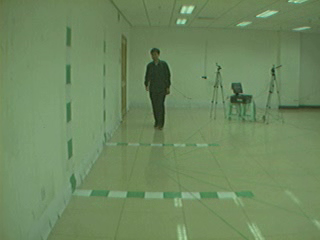
#> input picture frame 9 of qt_files/001-bg-01-000.avi, 320 x 240 px, given in place of 2_720_correction.mp4, which was not available
$ jupyter execute --allow-errors video_to_image.ipynb   (text cells are left out)
#> lines starting #> are read from the running program, lines starting #| are printed output that depends on the picture; pictures that were not available may be replaced by others from this repository, and a replacement may not be noted
[cell 1]
import cv2
import os

def video2images(video_path, dest_folder, name_format="{}{}.png", prefix="",n_frames=-1):
    # Read the video from specified path
#> called with dest_folder = 'data', name_format = '{}-{}.png', prefix = '002', n_frames = 300
    cam = cv2.VideoCapture(video_path)
    # Get the total number of frames in the video
    length = int(cam.get(cv2.CAP_PROP_FRAME_COUNT))

    #Adjust the iterations to the desired n_frames
    if n_frames > 0:
        length = n_frames

    #Create destiny folder
    try:
        # creating a folder named data
        if not os.path.exists(dest_folder):
            os.makedirs(dest_folder)

    # if not created then raise error
    except OSError:
        print ('Error: Creating directory of data')

    # Iterate every frame to and save them as images
    currentframe = 0
    while(currentframe < length):

        # reading from frame
        ret,frame = cam.read()
#> frame is the input picture: shape (240, 320, 3); mean B, G, R 95.5, 136.6, 110.5

        if (ret):

            # if video is still left continue creating images

            # Get the generated path
            img_name = name_format.format(prefix, str(currentframe).zfill(3))
            img_path = os.path.join(dest_folder, img_name)

            # Convert frame to Grayscale
            frame = cv2.cvtColor(frame, cv2.COLOR_BGR2GRAY)
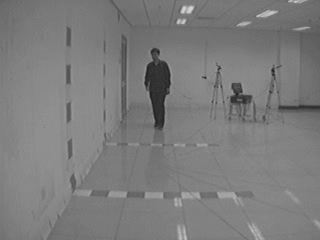
#> frame: shape (240, 320); min 30, max 215, mean 124.1

            # Save the extracted images
            cv2.imwrite(img_path, frame)

            sys.stdout.write('\r'+  "Creating frame: {}/{}".format(currentframe+1,length))
            sys.stdout.flush()

            # increasing counter so that it will
            # show how many frames are created
            currentframe += 1
        else:
            break

    # Release all space and windows once done
    cam.release()
    cv2.destroyAllWindows()

[cell 2]
name_format="{}-{}.png"
prefix = "002"
dest_folder = "data"
input_video = "/home/josmar/proyectos/Background_Matting/walking_clips/krita_files/2_720_correction.mp4"
n_frames = 300
#> (the rest of this cell did not finish here and is left out)

[cell 3]
# Get the list of videos contained in one folder
import glob
tree_folder = "/home/josmar/proyectos/Background_Matting/walking_clips/krita_files/*.mp4"
vid_list = glob.glob(tree_folder, recursive=True)
vid_list.sort()
len(vid_list)

[cell 4]
#List all used subjects (this is useful in my case to select the videos that will be extracted)
useful_sub = os.listdir("/home/josmar/proyectos/Background_Matting/walking_clips/krita_files")
useful_sub = [sub.split("_")[0] for sub in useful_sub]
useful_sub.sort()
print(useful_sub)

[cell 5]
# Create new vid_list
import re

new_vid_list = [vid for vid in vid_list if re.search(pattern, vid).group(1) in useful_sub]
new_vid_list

[cell 6]
pattern = "files/(.*?)_720"
name_format="{}-{}.png"
dest_folder = "/home/josmar/proyectos/codes/datasets/ucb_gait_frames/mattes"
for vid in vid_list:
    subject = re.search(pattern, vid).group(1)
    if subject in useful_sub:
        prefix = subject.zfill(3)
        input_video = vid
        n_frames = 300
        print('\n',prefix)
        video2images(input_video, dest_folder, name_format, prefix, n_frames)

[cell 7]
import numpy as np
img_path = "/home/josmar/proyectos/codes/01_annotation_tools/data/002-000.png"
img = cv2.imread(img_path)
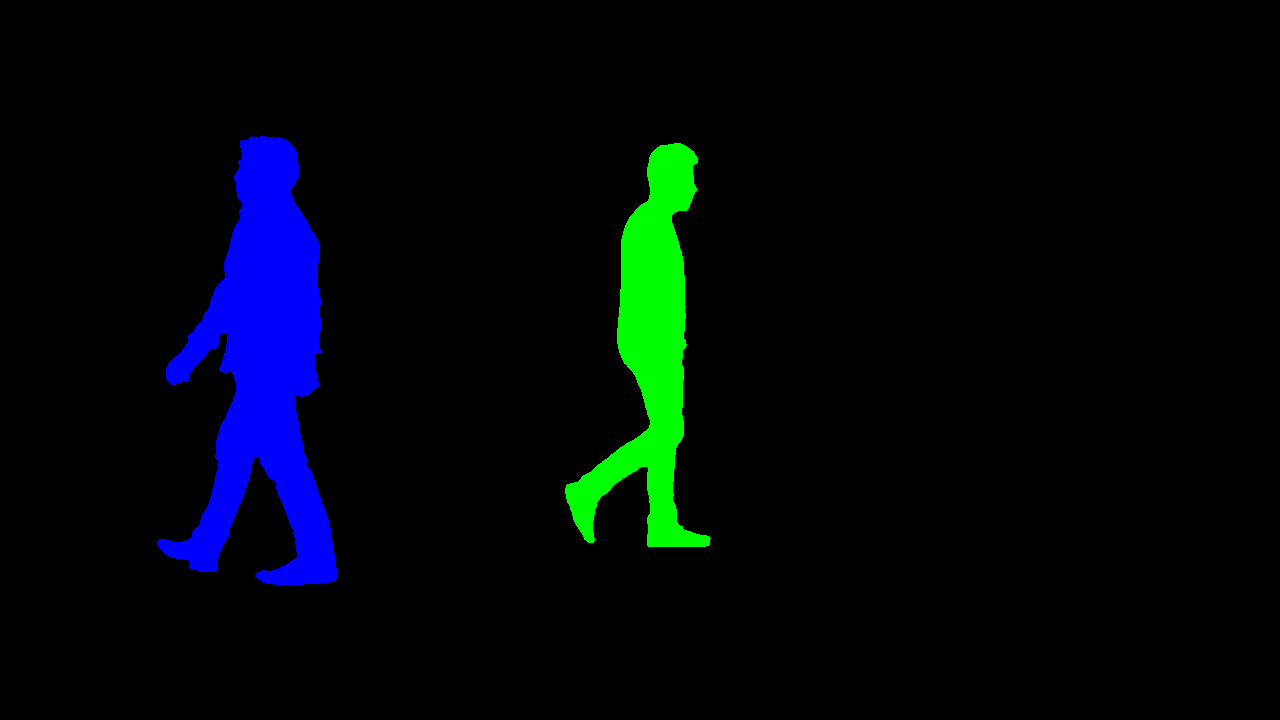
#> input picture 01_annotation_tools/mix_silhouettes.png, 1280 x 720 px, given in place of 002-000.png, which was not available
#> img is the input picture: shape (720, 1280, 3); mean B, G, R 10.5, 6.1, 0
np.unique(img.reshape(-1, img.shape[2]), axis=0)
#> Out = [[0, 0, 0], [0, 255, 0], [255, 0, 0]]

$ run again, starting later in the video
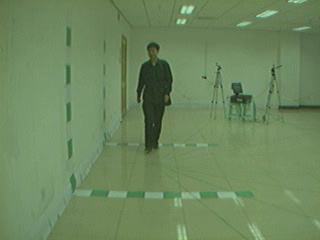
#> input picture frame 44 of qt_files/001-bg-01-000.avi, 320 x 240 px, given in place of 2_720_correction.mp4, which was not available
#> in video2images, frame is the input picture: shape (240, 320, 3); mean B, G, R 94.2, 135.1, 109.1
#> in video2images, `frame = cv2.cvtColor(frame, cv2.COLOR_BGR2GRAY)`:
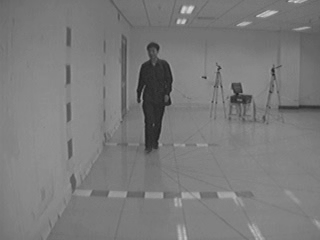
#> frame: shape (240, 320); min 28, max 216, mean 122.6
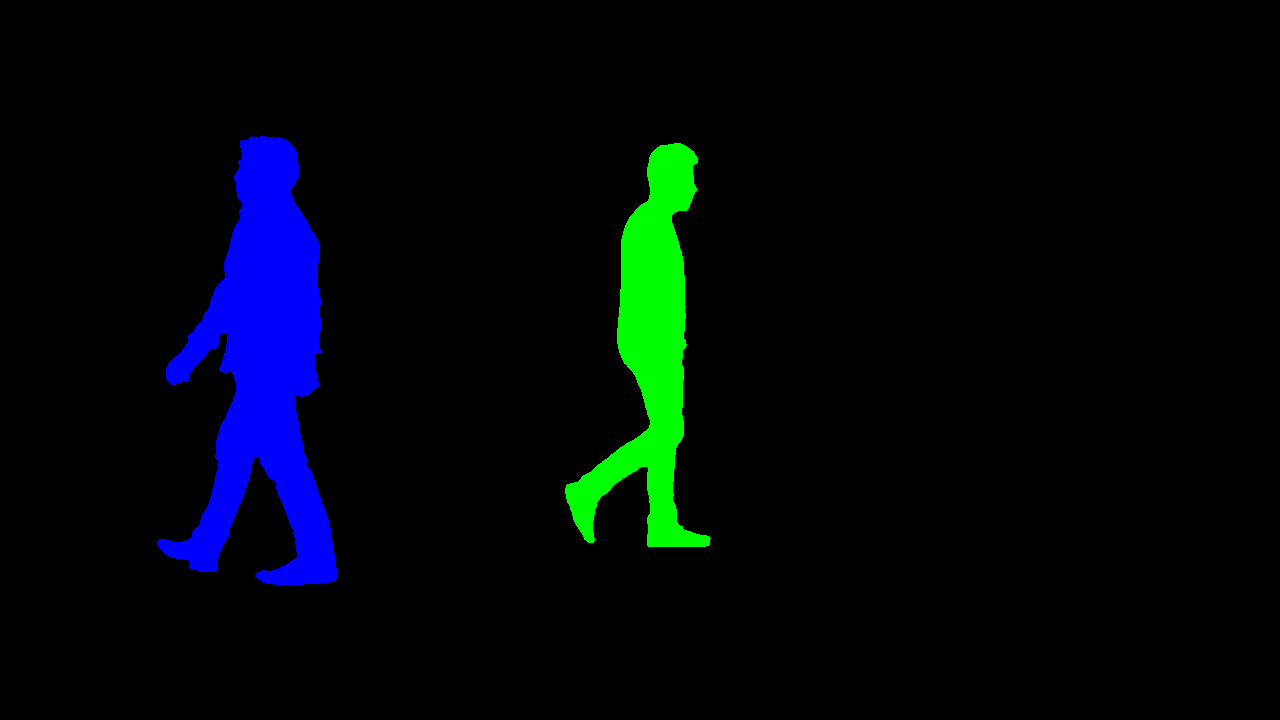
#> input picture 01_annotation_tools/mix_silhouettes.png, 1280 x 720 px, given in place of 002-000.png, which was not available
#> img is the input picture: shape (720, 1280, 3); mean B, G, R 10.5, 6.1, 0
#> Out = [[0, 0, 0], [0, 255, 0], [255, 0, 0]]

$ run again, starting later in the video
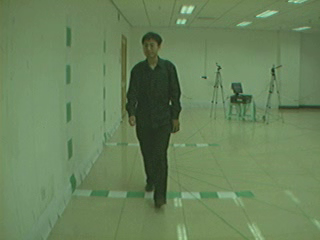
#> input picture frame 79 of qt_files/001-bg-01-000.avi, 320 x 240 px, given in place of 2_720_correction.mp4, which was not available
#> in video2images, frame is the input picture: shape (240, 320, 3); mean B, G, R 91.1, 130.5, 105.4
#> in video2images, `frame = cv2.cvtColor(frame, cv2.COLOR_BGR2GRAY)`:
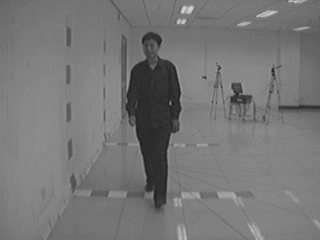
#> frame: shape (240, 320); min 29, max 215, mean 118.4
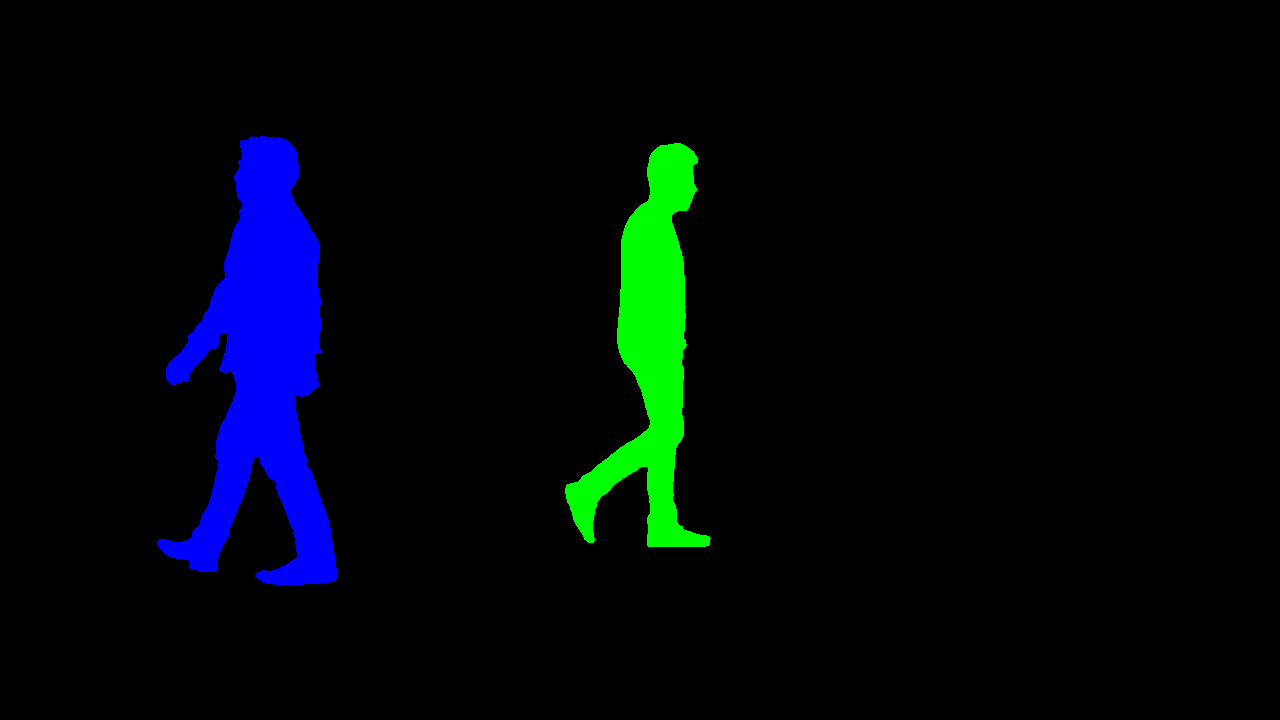
#> input picture 01_annotation_tools/mix_silhouettes.png, 1280 x 720 px, given in place of 002-000.png, which was not available
#> img is the input picture: shape (720, 1280, 3); mean B, G, R 10.5, 6.1, 0
#> Out = [[0, 0, 0], [0, 255, 0], [255, 0, 0]]
